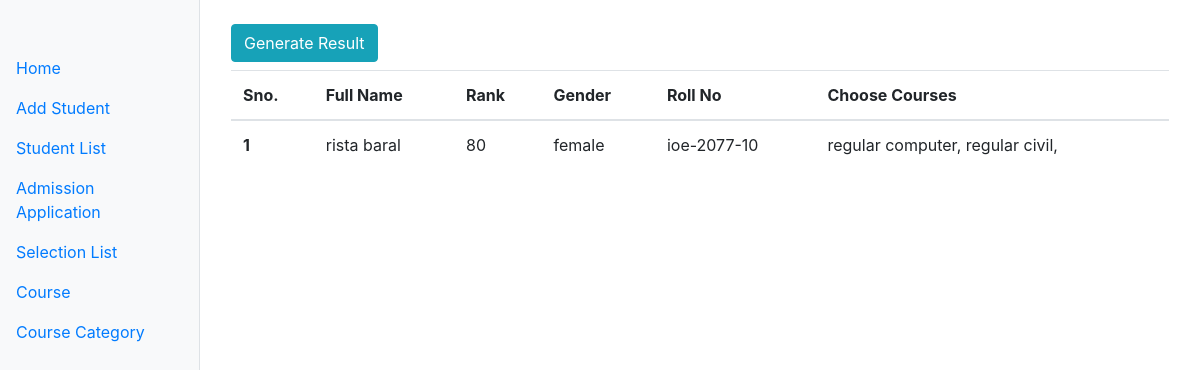
/app/admission_application/, run on the app's committed database.
### app/models.py (models this page shows, shortened)
class Student(models.Model):
    fname = models.CharField(max_length=100)
    lname=models.CharField(max_length=100)
    birth_date = models.DateField()
    gender = models.CharField(max_length=100,choices=gender_choice)
    address = models.CharField(max_length=150)
    email = models.CharField(max_length=150)
    rank = models.IntegerField()
    roll_no = models.CharField(max_length=50,default="",unique=True)
    tribe = models.BooleanField(default=False)
    def __str__(self):
        return self.fname +' '+self.lname

class CourseCategory(models.Model):
    f_type = models.CharField(max_length=100,choices=faculty_choice)
    girl_seat = models.IntegerField(default=0)
    tribe_seat = models.IntegerField(default=0)
    other_seat = models.IntegerField()
    total_fee = models.FloatField()
    course = models.ForeignKey(Course,on_delete=models.CASCADE)
    def __str__(self):
        return self.f_type +" "+self.course.name

class Course(models.Model):
    name = models.CharField(max_length=100)
    year = models.IntegerField(default=4)

### app/views/my_admin.py (the view)
# urls.py: path('admission_application/',AdmissionApplication.as_view(),name="admission_application"),
class AdmissionApplication(View):
    def get(self,request):
        return get_student_applications(request)

### app/models.py (called while the page is built)
    def __str__(self):
        return f"{self.student} {self.course_cat}"

### templates/my_admin/admission_application.html
{% extends 'admin_base/index.html' %}
{% block inner_content %}
    <div class="container p-3">
        <a href="{% url 'generate_result' %}" class="btn btn-info my-2">Generate Result</a>
        <table class="table">
            <thead>
                <tr>
                    <th scope="col">Sno.</th>
                    <th scope="col">Full Name</th>
                    <th scope="col">Rank</th>
                    <th scope="col">Gender</th>
                    <th scope="col">Roll No</th>
                    <th scope="col">Choose Courses</th>
                  </tr>
                </thead>
                <tbody>
                  {% for item in choose_course_list %}
                  <tr>
                    <th scope="row">{{forloop.counter}}</th>
                    <td >{{item.student.fname}} {{item.student.lname}}</td>
                    <td>{{item.student.rank}}</td>
                    <td>{{item.student.gender}}</td>
                    <td>{{item.student.roll_no}}</td>
                    <td>
                      {% for course in item.courses %}
                        <span>{{course}}</span>,
                      {% endfor %}
                    </td>
                  </tr>
                  {% endfor %}
            </tbody>
          </table>
    </div>
{% endblock inner_content %}

### data on the page
Student: student.fname "rista", student.lname "baral", student.rank "80", student.gender "female", student.roll_no "ioe-2077-10"
CourseCategory: f_type+course "regular computer"
CourseCategory: f_type+course "regular civil"
